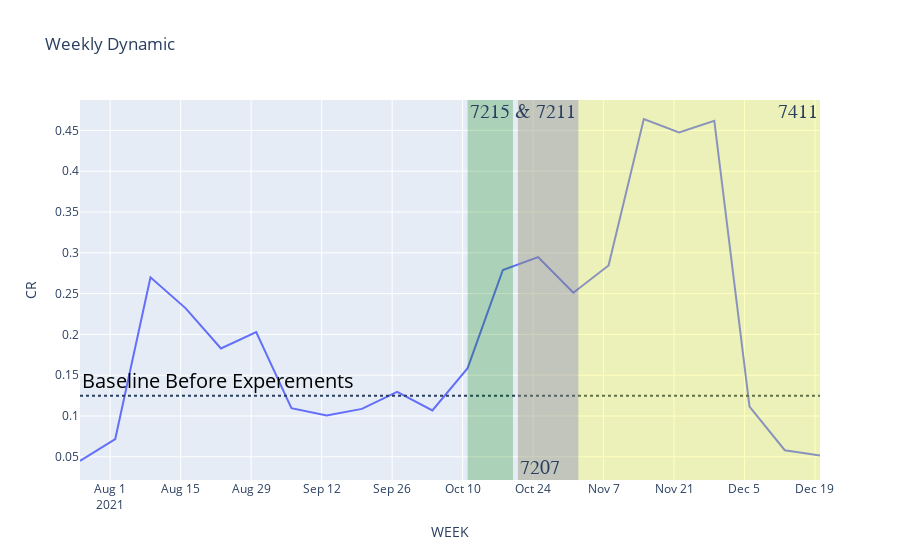

Notebook source saved alongside this figure:
### Markdown cell above
Периоды проведения экспериментов с соответствующими id акций выделены цветом на графиках

### Code cell
fig = px.line(weekly, x="WEEK", y="CR",
              title='Weekly Dynamic')
fig.add_hline(y=weekly[weekly['PERIOD']=='before']['FTs'].sum() / weekly[weekly[
    'PERIOD']=='before']['Регистраций'].sum(), line_dash="dot",
              annotation_text="Baseline Before Experements", 
              annotation_position="top left",
              annotation_font_size=20,
              annotation_font_color="black")
fig.add_vrect(x0="2021-10-11", x1="2021-10-20", 
              annotation_text="7215 & 7211", annotation_position="top left",
              annotation=dict(font_size=20, font_family="Helvetica"),
              fillcolor="green", opacity=0.25, line_width=0)
fig.add_vrect(x0="2021-10-21", x1="2021-11-02", 
              annotation_text="7207", annotation_position="bottom left",
              annotation=dict(font_size=20, font_family="Helvetica"),
              fillcolor="blue", opacity=0.25, line_width=0)
fig.add_vrect(x0="2021-10-21", x1="2021-12-20", 
              annotation_text="7411", annotation_position="top right",
              annotation=dict(font_size=20, font_family="Helvetica"),
              fillcolor="yellow", opacity=0.25, line_width=0)
fig.show()

### Figure 1 — Plotly figure (JSON) as saved in the notebook; plotly's stock layout.template omitted (floating-point values rounded to 4 significant figures)
{"data": [{"hovertemplate": "WEEK=%{x}<br>CR=%{y}<extra></extra>", "legendgroup": "", "line": {"color": "#636efa", "dash": "solid"}, "mode": "lines", "name": "", "orientation": "v", "showlegend": false, "type": "scatter", "x": ["2021-07-26", "2021-08-02", "2021-08-09", "2021-08-16", "2021-08-23", "2021-08-30", "2021-09-06", "2021-09-13", "2021-09-20", "2021-09-27", "2021-10-04", "2021-10-11", "2021-10-18", "2021-10-25", "2021-11-01", "2021-11-08", "2021-11-15", "2021-11-22", "2021-11-29", "2021-12-06", "2021-12-13", "2021-12-20"], "xaxis": "x", "y": [0.04482, 0.07171, 0.27, 0.2319, 0.1827, 0.2029, 0.1096, 0.1006, 0.1087, 0.1295, 0.1068, 0.1586, 0.279, 0.2948, 0.251, 0.2844, 0.464, 0.4475, 0.4618, 0.1115, 0.05804, 0.05168], "yaxis": "y"}], "layout": {"annotations": [{"font": {"color": "black", "size": 20}, "showarrow": false, "text": "Baseline Before Experements", "x": 0, "xanchor": "left", "xref": "x domain", "y": 0.1249, "yanchor": "bottom", "yref": "y"}, {"font": {"family": "Helvetica", "size": 20}, "showarrow": false, "text": "7215 & 7211", "x": "2021-10-11", "xanchor": "left", "xref": "x", "y": 1, "yanchor": "top", "yref": "y domain"}, {"font": {"family": "Helvetica", "size": 20}, "showarrow": false, "text": "7207", "x": "2021-10-21", "xanchor": "left", "xref": "x", "y": 0, "yanchor": "bottom", "yref": "y domain"}, {"font": {"family": "Helvetica", "size": 20}, "showarrow": false, "text": "7411", "x": "2021-12-20", "xanchor": "right", "xref": "x", "y": 1, "yanchor": "top", "yref": "y domain"}], "legend": {"tracegroupgap": 0}, "shapes": [{"line": {"dash": "dot"}, "type": "line", "x0": 0, "x1": 1, "xref": "x domain", "y0": 0.1249, "y1": 0.1249, "yref": "y"}, {"fillcolor": "green", "line": {"width": 0}, "opacity": 0.25, "type": "rect", "x0": "2021-10-11", "x1": "2021-10-20", "xref": "x", "y0": 0, "y1": 1, "yref": "y domain"}, {"fillcolor": "blue", "line": {"width": 0}, "opacity": 0.25, "type": "rect", "x0": "2021-10-21", "x1": "2021-11-02", "xref": "x", "y0": 0, "y1": 1, "yref": "y domain"}, {"fillcolor": "yellow", "line": {"width": 0}, "opacity": 0.25, "type": "rect", "x0": "2021-10-21", "x1": "2021-12-20", "xref": "x", "y0": 0, "y1": 1, "yref": "y domain"}], "title": {"text": "Weekly Dynamic"}, "xaxis": {"anchor": "y", "domain": [0, 1], "title": {"text": "WEEK"}}, "yaxis": {"anchor": "x", "domain": [0, 1], "title": {"text": "CR"}}}}
